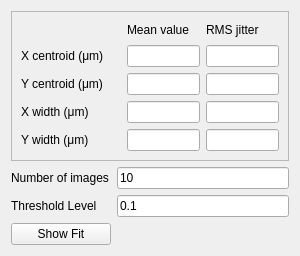
<?xml version="1.0" encoding="UTF-8"?>
<ui version="4.0">
 <class>Form</class>
 <widget class="QWidget" name="Form">
  <property name="geometry">
   <rect>
    <x>0</x>
    <y>0</y>
    <width>300</width>
    <height>256</height>
   </rect>
  </property>
  <property name="minimumSize">
   <size>
    <width>300</width>
    <height>256</height>
   </size>
  </property>
  <property name="maximumSize">
   <size>
    <width>300</width>
    <height>16777215</height>
   </size>
  </property>
  <property name="windowTitle">
   <string>Form</string>
  </property>
  <layout class="QGridLayout" name="gridLayout_2">
   <item row="0" column="0" colspan="2">
    <widget class="QFrame" name="frame">
     <property name="minimumSize">
      <size>
       <width>250</width>
       <height>150</height>
      </size>
     </property>
     <property name="frameShape">
      <enum>QFrame::StyledPanel</enum>
     </property>
     <property name="frameShadow">
      <enum>QFrame::Raised</enum>
     </property>
     <layout class="QGridLayout" name="gridLayout">
      <item row="0" column="1">
       <widget class="QLabel" name="label">
        <property name="text">
         <string>Mean value</string>
        </property>
       </widget>
      </item>
      <item row="0" column="2">
       <widget class="QLabel" name="label_2">
        <property name="text">
         <string>RMS jitter</string>
        </property>
       </widget>
      </item>
      <item row="1" column="0">
       <widget class="QLabel" name="xCentroidLabel">
        <property name="minimumSize">
         <size>
          <width>100</width>
          <height>0</height>
         </size>
        </property>
        <property name="text">
         <string>&lt;html&gt;&lt;head/&gt;&lt;body&gt;&lt;p&gt;X centroid (μm)&lt;/p&gt;&lt;/body&gt;&lt;/html&gt;</string>
        </property>
       </widget>
      </item>
      <item row="1" column="1">
       <widget class="QLineEdit" name="xCentroidLineEdit">
        <property name="enabled">
         <bool>true</bool>
        </property>
        <property name="readOnly">
         <bool>true</bool>
        </property>
       </widget>
      </item>
      <item row="1" column="2">
       <widget class="QLineEdit" name="xCentroidRMSLineEdit"/>
      </item>
      <item row="2" column="0">
       <widget class="QLabel" name="yCentroidLabel">
        <property name="text">
         <string>Y centroid (μm)</string>
        </property>
       </widget>
      </item>
      <item row="2" column="1">
       <widget class="QLineEdit" name="yCentroidLineEdit">
        <property name="enabled">
         <bool>true</bool>
        </property>
        <property name="readOnly">
         <bool>true</bool>
        </property>
       </widget>
      </item>
      <item row="2" column="2">
       <widget class="QLineEdit" name="yCentroidRMSLineEdit"/>
      </item>
      <item row="3" column="0">
       <widget class="QLabel" name="xWidthLabel">
        <property name="text">
         <string>X width (μm)</string>
        </property>
       </widget>
      </item>
      <item row="3" column="1">
       <widget class="QLineEdit" name="xWidthLineEdit">
        <property name="enabled">
         <bool>true</bool>
        </property>
        <property name="readOnly">
         <bool>true</bool>
        </property>
       </widget>
      </item>
      <item row="3" column="2">
       <widget class="QLineEdit" name="xWidthRMSLineEdit"/>
      </item>
      <item row="4" column="0">
       <widget class="QLabel" name="yWidthLabel">
        <property name="text">
         <string>Y width (μm)</string>
        </property>
       </widget>
      </item>
      <item row="4" column="1">
       <widget class="QLineEdit" name="yWidthLineEdit">
        <property name="enabled">
         <bool>true</bool>
        </property>
        <property name="readOnly">
         <bool>true</bool>
        </property>
       </widget>
      </item>
      <item row="4" column="2">
       <widget class="QLineEdit" name="yWidthRMSLineEdit"/>
      </item>
     </layout>
    </widget>
   </item>
   <item row="1" column="0">
    <widget class="QLabel" name="nImagesLabel">
     <property name="text">
      <string>Number of images</string>
     </property>
    </widget>
   </item>
   <item row="1" column="1">
    <widget class="QLineEdit" name="nImagesLineEdit">
     <property name="text">
      <string>10</string>
     </property>
    </widget>
   </item>
   <item row="2" column="0">
    <widget class="QLabel" name="thresholdLabel">
     <property name="text">
      <string>Threshold Level</string>
     </property>
    </widget>
   </item>
   <item row="2" column="1">
    <widget class="QLineEdit" name="thresholdLineEdit">
     <property name="text">
      <string>0.1</string>
     </property>
    </widget>
   </item>
   <item row="3" column="0">
    <widget class="QPushButton" name="showFitButton">
     <property name="minimumSize">
      <size>
       <width>100</width>
       <height>0</height>
      </size>
     </property>
     <property name="maximumSize">
      <size>
       <width>100</width>
       <height>16777215</height>
      </size>
     </property>
     <property name="text">
      <string>Show Fit</string>
     </property>
     <property name="checkable">
      <bool>true</bool>
     </property>
    </widget>
   </item>
  </layout>
 </widget>
 <resources/>
 <connections/>
</ui>
